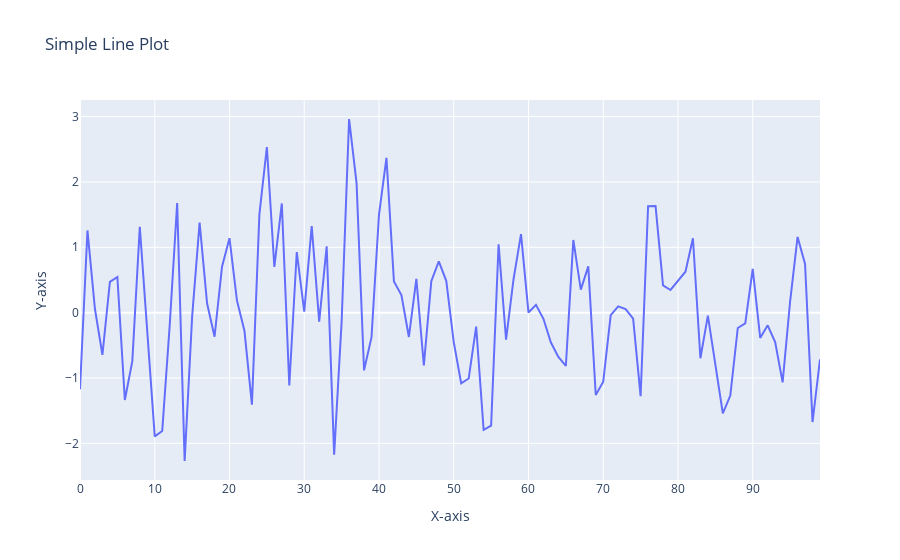

Here is the notebook cell this chart was saved with:
### Markdown cell above
Q20. Using Plotly, create a basic line plot of a randomly generated dataset, label the axes, and set the title as 'Simple Line Plot':

### Code cell
import plotly.express as px

#Generate random data
x= np.arange(0,100)
y= np.random.randn(100)


# create a dataframe
df=pd.DataFrame({"x":x, "y":y})

#Create a line plot
fig= px.line(df, x="x", y="y", title="Simple Line Plot")
fig.update_layout(xaxis_title= "X-axis", yaxis_title= "Y-axis")

fig.show()

### Figure 1 — Plotly figure (JSON) as saved in the notebook; plotly's stock layout.template omitted (floating-point values rounded to 4 significant figures)
{"data": [{"hovertemplate": "x=%{x}<br>y=%{y}<extra></extra>", "legendgroup": "", "line": {"color": "#636efa", "dash": "solid"}, "marker": {"symbol": "circle"}, "mode": "lines", "name": "", "orientation": "v", "showlegend": false, "type": "scatter", "x": [0, 1, 2, 3, 4, 5, 6, 7, 8, 9, 10, 11, 12, 13, 14, 15, 16, 17, 18, 19, 20, 21, 22, 23, 24, 25, 26, 27, 28, 29, 30, 31, 32, 33, 34, 35, 36, 37, 38, 39, 40, 41, 42, 43, 44, 45, 46, 47, 48, 49, 50, 51, 52, 53, 54, 55, 56, 57, 58, 59, 60, 61, 62, 63, 64, 65, 66, 67, 68, 69, 70, 71, 72, 73, 74, 75, 76, 77, 78, 79, 80, 81, 82, 83, 84, 85, 86, 87, 88, 89, 90, 91, 92, 93, 94, 95, 96, 97, 98, 99], "xaxis": "x", "y": [-1.171, 1.258, 0.05551, -0.6466, 0.4716, 0.5467, -1.338, -0.7421, 1.312, -0.2172, -1.894, -1.811, -0.1958, 1.676, -2.27, -0.06523, 1.378, 0.1424, -0.3682, 0.7021, 1.139, 0.1843, -0.2771, -1.407, 1.504, 2.535, 0.6992, 1.671, -1.115, 0.9272, 0.01492, 1.323, -0.1366, 1.015, -2.172, -0.1418, 2.963, 1.982, -0.883, -0.3756, 1.501, 2.369, 0.4779, 0.2691, -0.3724, 0.5156, -0.8074, 0.4808, 0.7859, 0.4877, -0.4508, -1.083, -1.007, -0.2139, -1.794, -1.73, 1.047, -0.413, 0.511, 1.202, 0.001542, 0.1187, -0.0944, -0.4573, -0.6774, -0.8147, 1.112, 0.3526, 0.7082, -1.26, -1.056, -0.03726, 0.09651, 0.05532, -0.0917, -1.277, 1.627, 1.63, 0.4181, 0.3464, 0.4914, 0.6267, 1.138, -0.6983, -0.04543, -0.8243, -1.541, -1.268, -0.235, -0.1636, 0.6711, -0.3873, -0.1944, -0.4492, -1.068, 0.1702, 1.158, 0.745, -1.674, -0.7157], "yaxis": "y"}], "layout": {"legend": {"tracegroupgap": 0}, "title": {"text": "Simple Line Plot"}, "xaxis": {"anchor": "y", "domain": [0, 1], "title": {"text": "X-axis"}}, "yaxis": {"anchor": "x", "domain": [0, 1], "title": {"text": "Y-axis"}}}}
